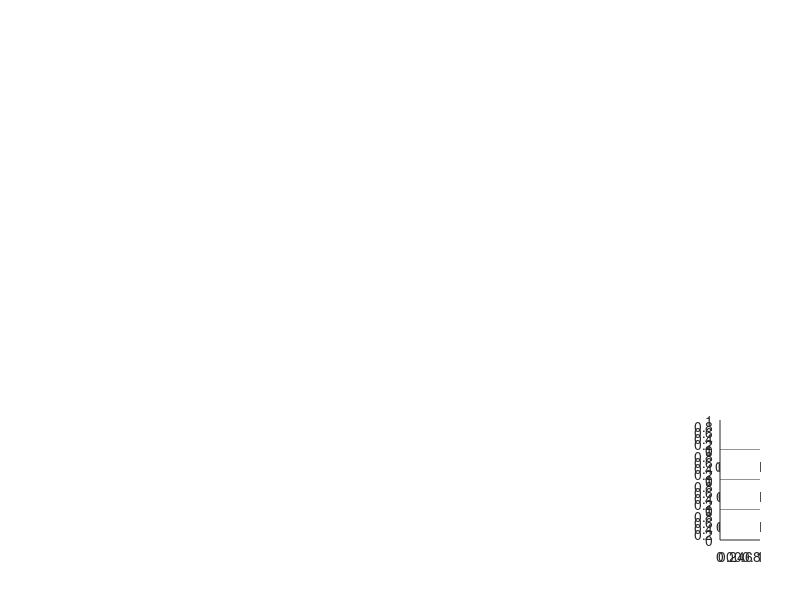

Write MATLAB code to recreate this figure. (Note: this script raises an error after producing the figure.)

% Initiate directory for saving data.
thisDirectory   = fileparts(mfilename('fullpath'));
saveDirectory   = fullfile(thisDirectory,'MTR_JPN_R4.Kv12_2.0S');
if ~isdir(saveDirectory)
    mkdir(saveDirectory)
end

% % Regenerate MAT files for the channels.
% activeChannel   = McIntyre2002SlowK;        save('SavedParameters/ActiveChannels/McIntyre2002SlowK.mat','activeChannel');
% activeChannel   = McIntyre2002FastNa;       save('SavedParameters/ActiveChannels/McIntyre2002FastNa.mat','activeChannel');
% activeChannel   = McIntyre2002PersistentNa; save('SavedParameters/ActiveChannels/McIntyre2002PersistentNa.mat','activeChannel');
% clear activeChannel

% Initiate temperature.
temp            = [21 37];

% Figure.
f               = figure;

% Already adding panels for insets.
ax1 = axes('Position',[0.9 0.25 0.05 0.05]);
ax2 = axes('Position',[0.9 0.20 0.05 0.05]);
ax3 = axes('Position',[0.9 0.15 0.05 0.05]);
ax4 = axes('Position',[0.9 0.10 0.05 0.05]);

% Run the model and calculate CV.
for k = 1:2
    
    % Produce parameters for default cortex model.
    clear par;
    par = Cullen2018CortexAxonJPNlocalized_Kv12();
    par.sim.dt.value = 1;
    % Set temperature.
    par.sim.temp = temp(k);
    
    % Adjust simulation time.
    par.sim.tmax.value = 15;
    
    %% Run sham simulations.
    [MEMBRANE_POTENTIAL, INTERNODE_LENGTH, TIME_VECTOR] = ModelJPN_MTR(par, fullfile(saveDirectory, ['MTR2024_sham_' num2str(par.sim.temp) 'C.mat']));
    if k == 1
        velocity_lotemp(1) = velocities(MEMBRANE_POTENTIAL, INTERNODE_LENGTH, par.sim.dt.value*simunits(par.sim.dt.units), [20 40]);
        subplot(331); plot(TIME_VECTOR,MEMBRANE_POTENTIAL,'-c');
    else
        velocity_hitemp(1) = velocities(MEMBRANE_POTENTIAL, INTERNODE_LENGTH, par.sim.dt.value*simunits(par.sim.dt.units), [20 40]);
        subplot(334); plot(TIME_VECTOR,MEMBRANE_POTENTIAL,'-r');
    end
    % dlmwrite([saveDirectory '/time_vector_sham_' num2str(par.sim.temp) 'C.txt'],TIME_VECTOR);
    % dlmwrite([saveDirectory '/membrane_potential_sham_' num2str(par.sim.temp) 'C.txt'],MEMBRANE_POTENTIAL);
    refresh;
    
    %% Run long simulations.
    par.sim.dt.value    = 5;
    par.sim.tmax.value  = 800;
    [MEMBRANE_POTENTIAL, INTERNODE_LENGTH, TIME_VECTOR] = ModelJPN_MTR(par, fullfile(saveDirectory, ['MTR2024_long_' num2str(par.sim.temp) 'C.mat']));
    % dlmwrite([saveDirectory '/time_vector_long_' num2str(par.sim.temp) 'C.txt'],TIME_VECTOR);
    % dlmwrite([saveDirectory '/membrane_potential_long_' num2str(par.sim.temp) 'C.txt'],MEMBRANE_POTENTIAL);
    if k == 1
        subplot(332); plot(TIME_VECTOR,MEMBRANE_POTENTIAL,'-c');
    else
        subplot(335); plot(TIME_VECTOR,MEMBRANE_POTENTIAL,'-r');
    end
    refresh;
    
    %% Run controls for insets.
    for psw = [0 20]
        par.myel.geo.peri.value.ref = psw;
        par.myel.geo.peri.value.vec = par.myel.geo.peri.value.ref * ones(par.geo.nintn,par.geo.nintseg);
        par.myel.geo.period.value   = 1000*(par.node.geo.diam.value.ref/par.myel.geo.gratio.value.ref-par.node.geo.diam.value.ref-2*par.myel.geo.peri.value.ref/1000)/(2*6.5);
        par                         = CalculateNumberOfMyelinLamellae(par, 'max');
        %         par                         = UpdateInternodePeriaxonalSpaceWidth(par, par.myel.geo.peri.value.ref/2, [], [1, 2, 51, 52], 'min');
        [MEMBRANE_POTENTIAL, INTERNODE_LENGTH, TIME_VECTOR] = ModelJPN_MTR(par, fullfile(saveDirectory, ['MTR2024_CTRL_psw_' num2str(psw) '_' num2str(par.sim.temp) 'C.mat']));
        if k == 1  && psw == 0
            plot(TIME_VECTOR,MEMBRANE_POTENTIAL,'-c','Parent',ax3);
        elseif k == 1  && psw == 20
            plot(TIME_VECTOR,MEMBRANE_POTENTIAL,'-c','Parent',ax4);
        elseif k == 2  && psw == 0
            plot(TIME_VECTOR,MEMBRANE_POTENTIAL,'-r','Parent',ax1); 
        else
            plot(TIME_VECTOR,MEMBRANE_POTENTIAL,'-r','Parent',ax2);
        end
    end
    refresh;
   
    % Reset model and temperature.
    clear par;
    par             = Cullen2018CortexAxonJPNlocalized_Kv12();
    par.sim.temp    = temp(k);
    par.sim.dt.value = 1;
    %% Run all simulations varying periaxonal space width.
    j = 1;
    for psw = [0:0.2:1.6 2:6 6.477 7:8 8.487 9 10:2:14 15 20]
        par.myel.geo.peri.value.ref = psw;
        par.myel.geo.peri.value.vec = par.myel.geo.peri.value.ref * ones(par.geo.nintn,par.geo.nintseg);
        par.myel.geo.period.value   = 1000*(par.node.geo.diam.value.ref/par.myel.geo.gratio.value.ref-par.node.geo.diam.value.ref-2*par.myel.geo.peri.value.ref/1000)/(2*6.5);
        par                         = CalculateNumberOfMyelinLamellae(par, 'max');
        %         par                         = UpdateInternodePeriaxonalSpaceWidth(par, par.myel.geo.peri.value.ref/2, [], [1, 2, 51, 52], 'min');
        [MEMBRANE_POTENTIAL, INTERNODE_LENGTH, TIME_VECTOR] = ModelJPN_MTR(par, fullfile(saveDirectory, ['MTR2024_psw_' num2str(psw) '_' num2str(par.sim.temp) 'C.mat']));
        velocity_psw(j,1)           = psw;
        if k == 1
            velocity_psw(j,2)       = velocities(MEMBRANE_POTENTIAL, INTERNODE_LENGTH, par.sim.dt.value*simunits(par.sim.dt.units), [20 40]);
        else
            velocity_psw(j,3)       = velocities(MEMBRANE_POTENTIAL, INTERNODE_LENGTH, par.sim.dt.value*simunits(par.sim.dt.units), [20 40]);
        end
        j                           = j+1;
    end
    refresh;
    
    % Reset model and temperature.
    clear par;
    par             = Cullen2018CortexAxonJPNlocalized_Kv12();
    par.sim.temp    = temp(k);
    par.sim.dt.value = 1;
    %% Run short node simulations.
    par.node.geo.length.value.ref       = 0.7735;
    par.node.geo.length.value.vec       = par.node.geo.length.value.ref * ones(par.geo.nnode, 1);
    par.node.seg.geo.length.value.ref   = par.node.geo.length.value.ref;
    par.node.seg.geo.length.value.vec   = repmat(par.node.geo.length.value.vec / par.geo.nnodeseg, 1, par.geo.nnodeseg);
    par =                                 CalculateLeakConductanceJPN_MTR(par);
    [MEMBRANE_POTENTIAL, INTERNODE_LENGTH, TIME_VECTOR] = ModelJPN_MTR(par, fullfile(saveDirectory, ['MTR2024_shortnode_' num2str(par.sim.temp) 'C.mat']));
    if k == 1
        velocity_lotemp(2) = velocities(MEMBRANE_POTENTIAL, INTERNODE_LENGTH, par.sim.dt.value*simunits(par.sim.dt.units), [20 40]);
    else
        velocity_hitemp(2) = velocities(MEMBRANE_POTENTIAL, INTERNODE_LENGTH, par.sim.dt.value*simunits(par.sim.dt.units), [20 40]);
    end
    refresh;
    
    % Reset model and temperature.
    clear par;
    par             = Cullen2018CortexAxonJPNlocalized_Kv12();
    par.sim.temp    = temp(k);
    par.sim.dt.value = 1;
    %% Run alt. myelin simulations.
    par.myel.geo.gratio.value.ref       = 0.6888;
    par.myel.geo.gratio.value.vec_ref   = par.myel.geo.gratio.value.ref * ones(par.geo.nintn, par.geo.nintseg);
    par.myel.geo.peri.value.ref         = 8.487;
    par.myel.geo.peri.value.vec         = par.myel.geo.peri.value.ref * ones(par.geo.nintn,par.geo.nintseg);
    par.myel.geo.period.value           = 1000*(par.node.geo.diam.value.ref/par.myel.geo.gratio.value.ref-par.node.geo.diam.value.ref-2*par.myel.geo.peri.value.ref/1000)/(2*6.5);
    par                                 = CalculateNumberOfMyelinLamellae(par, 'max');
    %     par                                 = UpdateInternodePeriaxonalSpaceWidth(par, par.myel.geo.peri.value.ref/2, [], [1, 2, 51, 52], 'min');
    [MEMBRANE_POTENTIAL, INTERNODE_LENGTH, TIME_VECTOR] = ModelJPN_MTR(par, fullfile(saveDirectory, ['MTR2024_altmyelin_' num2str(par.sim.temp) 'C.mat']));
    if k == 1
        velocity_lotemp(3) = velocities(MEMBRANE_POTENTIAL, INTERNODE_LENGTH, par.sim.dt.value*simunits(par.sim.dt.units), [20 40]);
    else
        velocity_hitemp(3) = velocities(MEMBRANE_POTENTIAL, INTERNODE_LENGTH, par.sim.dt.value*simunits(par.sim.dt.units), [20 40]);
    end
    
    %% Run iTBS simulations.
    par.node.geo.length.value.ref       = 0.7735;
    par.node.geo.length.value.vec       = par.node.geo.length.value.ref * ones(par.geo.nnode, 1);
    par.node.seg.geo.length.value.ref   = par.node.geo.length.value.ref;
    par.node.seg.geo.length.value.vec   = repmat(par.node.geo.length.value.vec / par.geo.nnodeseg, 1, par.geo.nnodeseg);
    par =                                 CalculateLeakConductanceJPN_MTR(par);
    [MEMBRANE_POTENTIAL, INTERNODE_LENGTH, TIME_VECTOR] = ModelJPN_MTR(par, fullfile(saveDirectory, ['MTR2024_iTBS_' num2str(par.sim.temp) 'C.mat']));
    if k == 1
        velocity_lotemp(4) = velocities(MEMBRANE_POTENTIAL, INTERNODE_LENGTH, par.sim.dt.value*simunits(par.sim.dt.units), [20 40]);
    else
        velocity_hitemp(4) = velocities(MEMBRANE_POTENTIAL, INTERNODE_LENGTH, par.sim.dt.value*simunits(par.sim.dt.units), [20 40]);
    end
    
end

% Finish writing.
% dlmwrite([saveDirectory '/psws.txt'],velocity_psw);

% Finish plot.
subplot(333); hold on;
bar(velocity_lotemp,'c','EdgeColor','c');
for i = 2:4
    plot(i,1.2,'v','MarkerEdgeColor','k','MarkerFaceColor','k'); %1.17
    text(i,1.3,[num2str(100*(velocity_lotemp(i)/velocity_lotemp(1)-1),'%1.1f') '%'],'Color','k','HorizontalAlignment','center','FontSize',12); %1.185
end
subplot(336); hold on;
bar(velocity_hitemp,'r','EdgeColor','r');
for i = 2:4
    plot(i,2.0,'v','MarkerEdgeColor','k','MarkerFaceColor','k'); %1.92
    text(i,2.1,[num2str(100*(velocity_hitemp(i)/velocity_hitemp(1)-1),'%1.1f') '%'],'Color','k','HorizontalAlignment','center','FontSize',12); % 1.95
end
subplot(337);
plot(velocity_psw(:,1),velocity_psw(:,2),'-c'), hold on
plot(velocity_psw(:,1),velocity_psw(:,3),'-r');

% Add basics.
subplot(331); axis([0 5 -80 50]), xticks(0:5), xticklabels({'0','','','','','5'}), yticks(-80:40:40), yticklabels({'-80','','0',''}), xlabel('Time (ms)'), ylabel('Axon voltage (mV)');
subplot(332); axis([0 400 -90 -40]), xticks(0:100:400), xticklabels({'0','100','200','300','400'}), yticks(-80:20:-20), yticklabels({'-80','-60','-40'}), xlabel('Time (ms)'), ylabel('Axon voltage (mV)');
subplot(334); axis([0 5 -80 50]), xticks(0:5), xticklabels({'0','','','','','5'}), yticks(-80:40:40), yticklabels({'-80','','0',''}), xlabel('Time (ms)'), ylabel('Axon voltage (mV)');
subplot(335); axis([0 400 -90 -40]), xticks(0:100:400), xticklabels({'0','100','200','300','400'}), yticks(-80:20:-20), yticklabels({'-80','-60','-40'}), xlabel('Time (ms)'), ylabel('Axon voltage (mV)');
subplot(333); axis([0.5 4.5 0 1.5]), xticks(1:1:4.5), xticklabels({'Sham','Short node','Alt. myelin','iTBS'}), yticks(0:0.5:1.5), yticklabels({'','0.5''1','1.5'}), ylabel('Conduction velocity (m/s)');
subplot(336); axis([0.5 4.5 0 2.5]), xticks(1:1:4.5), xticklabels({'Sham','Short node','Alt. myelin','iTBS'}), yticks(0:0.5:2.5), yticklabels({'','0.5''1','1.5','2','2.5'}), ylabel('Conduction velocity (m/s)');
subplot(337); axis([0 20 0 4.5]), xticks(0:5:20), xticklabels({'0','5','10','15','20'}), yticks(0:1:4), yticklabels({'0','1','2','3','4'}), xlabel('Periaxonal space width (nm)'), ylabel('Conduction velocity (m/s)');
hold on, plot([6.477 6.477],[0 4.5],'.-k'); set(gca,'Box','off');

% Add last graph.
Chosen_d = 1e-02;
subplot(338);
plot(velocity_psw(:,1),1e03*Chosen_d./velocity_psw(:,2),'-c'); hold on;
plot(velocity_psw(:,1),1e03*Chosen_d./velocity_psw(:,3),'-r');
axis([0 20 0 15]);
xticks(0:5:20), xticklabels({'0','5','10','15','20'}), xlabel('Periaxonal space width (nm)');
yticks(0:5:15), yticklabels({'0','5','10','15'}), ylabel('Conduction delay over 1 cm (ms)');
plot([6.477 6.477],[0 15],'.-k');
text(10,13.5,['\Deltat_{0 - 20} = ~' num2str(1e03*Chosen_d./velocity_psw(end,2)-1e03*Chosen_d./velocity_psw(1,2),'%1.0f') ' ms/cm'],'Color','c');
text(10,3, ['\Deltat_{0 - 20} = ~' num2str(1e03*Chosen_d./velocity_psw(end,3)-1e03*Chosen_d./velocity_psw(1,3),'%1.0f') ' ms/cm'],'Color','r');

% Finish insets.
uistack(ax1,'top'); uistack(ax2,'top'); uistack(ax3,'top'); uistack(ax4,'top');
set(f,'CurrentAxes',ax1); axis([0 200 -90 -40]); set(gca,'Box','off','Position',[0.28 0.27 0.05 0.05]); xticklabels({});
set(f,'CurrentAxes',ax2); axis([0 200 -90 -40]); set(gca,'Box','off','Position',[0.34 0.27 0.05 0.05]); xticklabels({}); yticklabels({});
set(f,'CurrentAxes',ax3); axis([0 200 -90 -40]); set(gca,'Box','off','Position',[0.28 0.20 0.05 0.05]);
set(f,'CurrentAxes',ax4); axis([0 200 -90 -40]); set(gca,'Box','off','Position',[0.34 0.20 0.05 0.05]); yticklabels({});
subplot(338); set(gca,'Box','off','Position',get(gca,'Position')+[0.05 0 0 0]);

% Printing as JPEG.
set(gcf,...
    'PaperUnits','inches',...
    'PaperSize',[15 15],...
    'PaperPosition',[0.5 0.5 14 14],...
    'Renderer','Painters');
print(gcf,[saveDirectory '/MTR2024_R0_MainResults.jpg'],'-djpeg','-r300');
print(gcf,[saveDirectory '/MTR2024_R0_MainResults.pdf'],'-dpdf');
